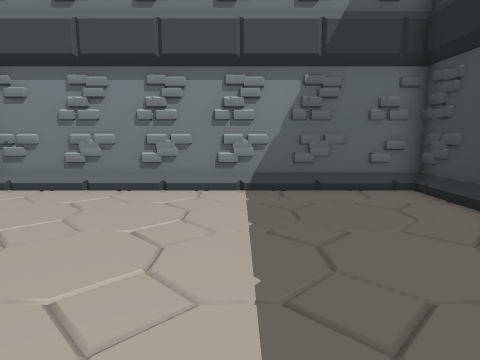
view 1 (above)

14 first-person views from a walk through a 3-D level made in the Godot game engine. The camera is 1.4 m above the floor, tilts 8° down and sees 75° across. The floor is counted in squares, 1 m on a side. Each view is taken from the middle of a square. On the plan, view 1 faces up. The plan holds only what a view shows up to about 14 squares ahead; the rest is blank. The place goes on beyond the plan.

view 2
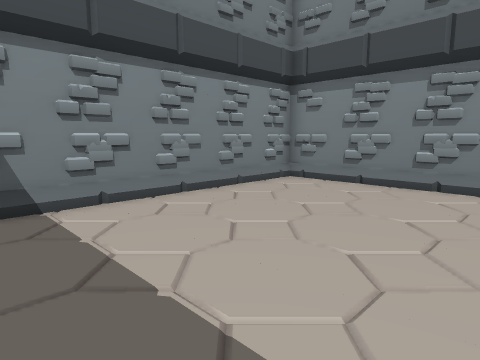

view 3
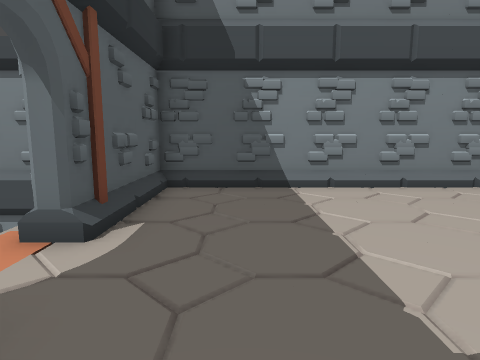

view 4
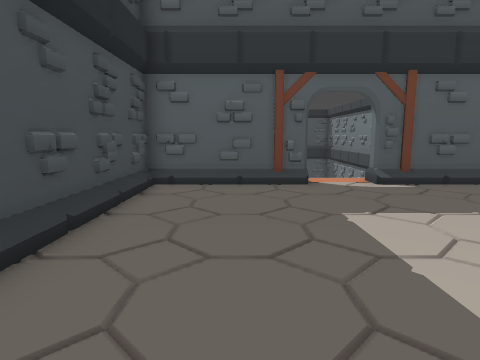

view 5
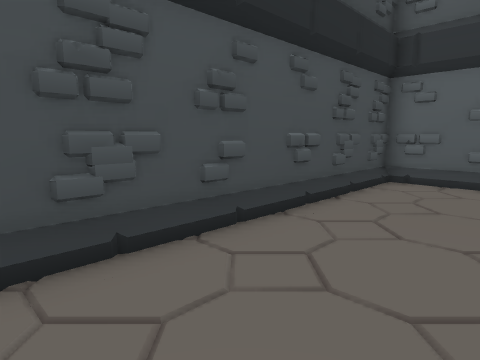

view 6
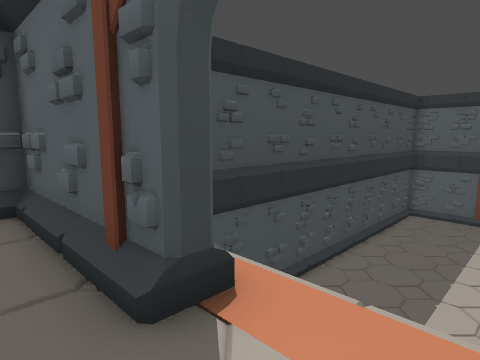

view 7
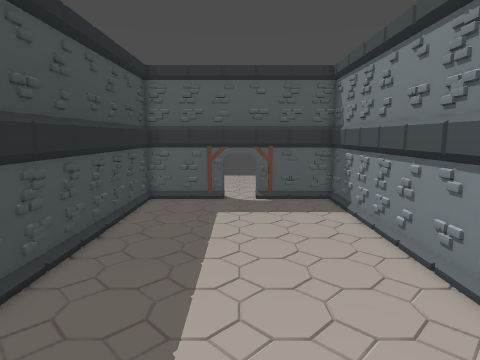

view 8
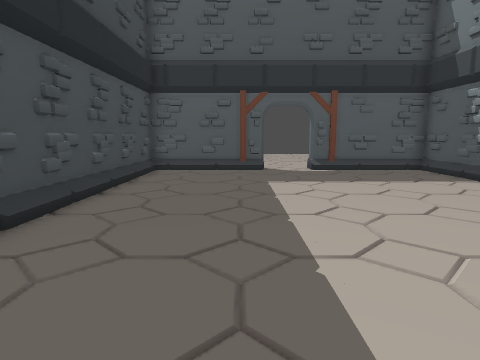

view 9
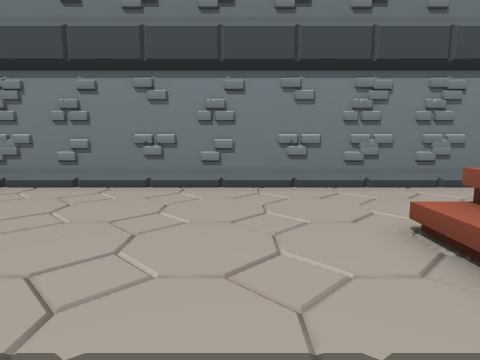

view 10
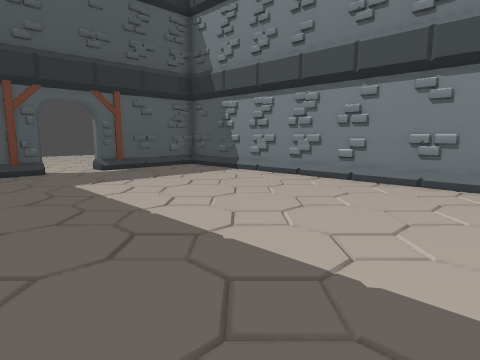

view 11
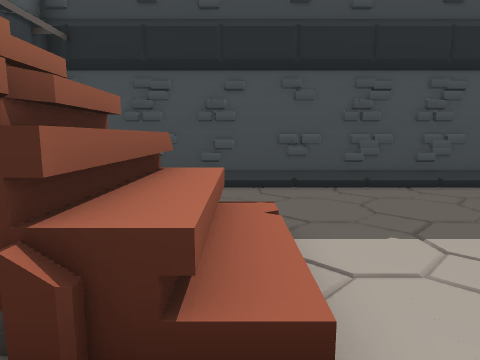

view 12
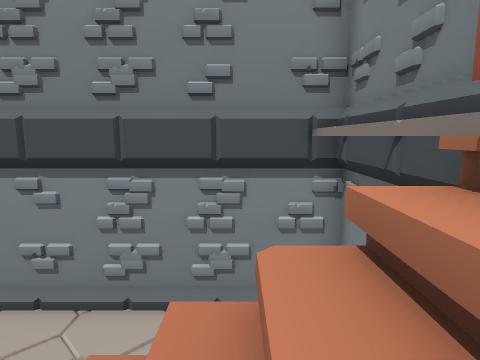

view 13
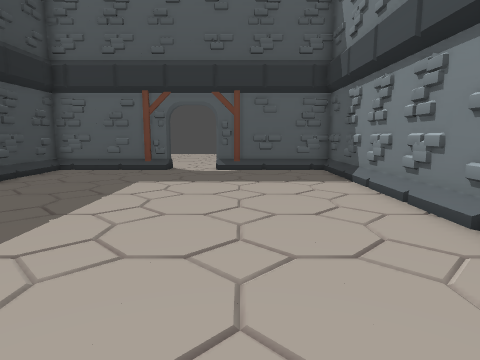

view 14
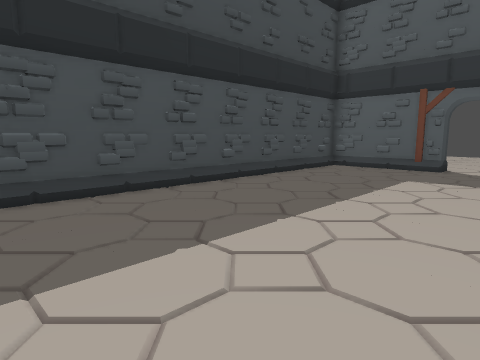

### Floor plan
Key: @ floor where view 1 was taken; # wall or solid block; . main floor; : floor 4 m higher than the main floor; / step, stairs or slope.
Columns run from 7 left of view 1 to 5 right of it. Each row starts with its distance up from view 1.
  8 #############
  7 #:::::::::::#
  6 #:::::::::::#
  5 #:::::::::::#
  4 #:::::::::::#
  3 #:::::::::::#
  2 #:::::::::::#
  1 #:::::::::::#
  0 #::::::@::::#
 -1 #:::::::::::#
 -2 #:::::::::::#
 -3 ##:##/:###:##
 -4 #####/:/#####
 -5 #    //     #
 -6 #.   ///    #
 -7 #..  ///    #
 -8 #.. .///    #
 -9 #....///  ..#
-10 #...........#
-11 #...........#
-12 #...........#
-13 #...........#
-14 #...........#
-15 #...........#
-16 #...........#
-17 #...........#
-18 #...........#
-19 #...........#
-20 #...........#
-21 #...........#
-22 #...........#
-23 #...........#
-24 #...........#
-25 ##.##..###.##
-26  ####... ###

Positions as (right, up) in squares from view 1, and headings:
1: (0, 0), facing up
2: (0, -1), facing up-left
3: (2, -1), facing left
4: (2, 6), facing down
5: (1, 7), facing down-right
6: (-2, -2), facing down-right
7: (-1, -6), facing down
8: (1, -12), facing down
9: (2, -12), facing left
10: (3, -12), facing down-left
11: (-4, -9), facing right
12: (0, -6), facing left
13: (-3, -12), facing down
14: (-3, -11), facing down-right
